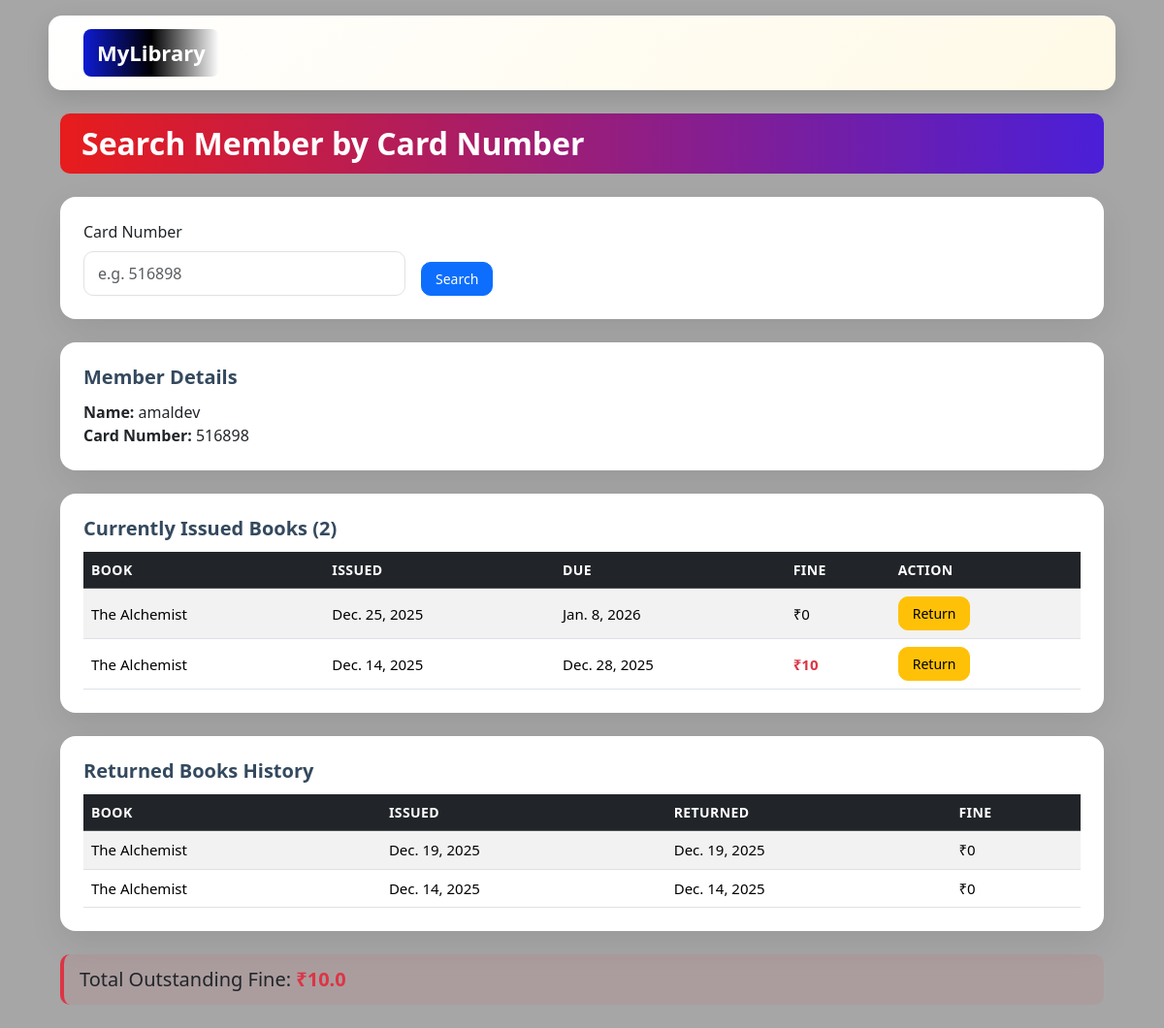
Screenshot of /search/?card=516898 with the database file from the repository.
### library_app/models.py (models this page shows, shortened)
class Profile(models.Model):
    full_name = models.CharField(max_length=150)
    card_number = models.CharField(max_length=10, unique=True, default=generate_card_number)

class Issue(models.Model):
    profile = models.ForeignKey(Profile, on_delete=models.CASCADE)
    book = models.ForeignKey(Book, on_delete=models.CASCADE)
    issue_date = models.DateField(auto_now_add=True)
    due_date = models.DateField(blank=True, null=True)
    return_date = models.DateField(blank=True, null=True)
    returned = models.BooleanField(default=False)
    fine_amount = models.DecimalField(max_digits=8, decimal_places=2, default=0.00)
    @property
    def current_fine(self):
        if self.returned:
            return self.fine_amount
        today = date.today()
        overdue = (today - self.due_date).days
        return overdue * 5 if overdue > 0 else 0

class Book(models.Model):
    title = models.CharField(max_length=200)
    author = models.CharField(max_length=150)
    quantity = models.IntegerField(default=1)     # total copies
    available = models.IntegerField(default=1)    # available copies

### library_app/views.py (the view)
# urls.py: path("search/", views.search_card, name="search_card"),
def search_card(request):
    profile = None
    active_issues = []
    history = []
    total_outstanding = 0.0
    card = ""
    if "card" in request.GET:
        card = request.GET.get("card", "").strip()
    if request.method == "POST":
        card = request.POST.get("card_number", "").strip()
    if card:
        try:
            profile = Profile.objects.get(card_number=card)
        except Profile.DoesNotExist:
            messages.error(request, "Card number not found.")
            profile = None
        if profile:
            active_issues = Issue.objects.filter(profile=profile, returned=False).order_by('-issue_date')
            history = Issue.objects.filter(profile=profile, returned=True).order_by('-return_date')
            total_outstanding = sum(float(i.current_fine) for i in active_issues)
    return render(request, "library_app/search.html", {
        "profile": profile,
        "active_issues": active_issues,
        "history": history,
        "total_outstanding": total_outstanding,
    })

### library_app/templates/library_app/search.html (shortened to what this page needs)
{% extends 'library_app/base.html' %}
{% block content %}
<h3 class="mb-4 search-title">Search Member by Card Number</h3>
<div class="card p-4 mb-4 search-card">
  <form method="post" class="row g-3 align-items-end">
    <div class="col-md-4">
      <label class="form-label">Card Number</label>
      <input
        name="card_number"
        class="form-control"
        placeholder="e.g. 516898"
        required
      >
    </div>
    <div class="col-auto">
      <button class="btn btn-primary">
        Search
      </button>
    </div>
  </form>
</div>
{% if profile %}
<div class="card p-4 mb-4 search-card">
  <h5 class="section-title">Member Details</h5>
  <p class="mb-0">
    <strong>Name:</strong> {{ profile.full_name }}<br>
    <strong>Card Number:</strong> {{ profile.card_number }}
  </p>
</div>
<div class="card p-4 mb-4 search-card">
  <h5 class="section-title">
    Currently Issued Books ({{ active_issues|length }})
  </h5>
  {% if active_issues %}
    <table class="table table-striped align-middle">
      <thead class="table-dark">
        <tr>
          <th>Book</th>
          <th>Issued</th>
          <th>Due</th>
          <th>Fine</th>
          <th>Action</th>
        </tr>
      </thead>
      <tbody>
      {% for i in active_issues %}
        <tr>
          <td>{{ i.book.title }}</td>
          <td>{{ i.issue_date }}</td>
          <td>{{ i.due_date }}</td>
          <td>
            {% if i.current_fine > 0 %}
              <span class="fine">₹{{ i.current_fine }}</span>
            {% else %}
              ₹0
            {% endif %}
          </td>
          <td>
            <a
              class="btn btn-sm btn-warning"
              href="{% url 'return_book' i.id %}">
              Return
            </a>
          </td>
        </tr>
      {% endfor %}
      </tbody>
    </table>
  {% else %}
    <p class="text-muted mb-0">No active issued books.</p>
  {% endif %}
</div>
<div class="card p-4 mb-4 search-card">
  <h5 class="section-title">Returned Books History</h5>
  {% if history %}
    <table class="table table-striped align-middle">
      <thead class="table-dark">
        <tr>
          <th>Book</th>
          <th>Issued</th>
          <th>Returned</th>
          <th>Fine</th>
        </tr>
      </thead>
      <tbody>
      {% for h in history %}
        <tr>
          <td>{{ h.book.title }}</td>
          <td>{{ h.issue_date }}</td>
          <td>{{ h.return_date }}</td>
          <td>
            {% if h.fine_amount > 0 %}
              <span class="fine">₹{{ h.fine_amount }}</span>
            {% else %}
              ₹0
            {% endif %}
          </td>
        </tr>
      {% endfor %}
      </tbody>
    </table>
  {% else %}
    <p class="text-muted mb-0">No returned records.</p>
  {% endif %}
</div>
<div class="outstanding-box mb-4">
  <h5 class="mb-0">
    Total Outstanding Fine:
    <span class="fine">₹{{ total_outstanding }}</span>
  </h5>
</div>
{% endif %}
{% endblock %}

### library_app/templates/library_app/base.html (style rules this page uses)
body { min-height: 100vh; background-image: linear-gradient( rgba(0, 0, 0, 0.35), rgba(0, 0, 0, 0.35) ), url("https://images.unsplash.com/photo-1524995997946-a1c2e315a42f"); background-size: cover; background-position: center; background-attachment: fixed; }

### library_app/templates/library_app/search.html (style rules this page uses)
.search-title { font-size: 32px; font-weight: 700; color: #ffffff; background: linear-gradient(90deg, #e81c1c, #4a1fd8); padding: 12px 22px; border-radius: 10px; margin-bottom: 24px; }
.search-card { border-radius: 16px; border: none; background: #ffffff; box-shadow: 0 12px 35px rgba(0,0,0,0.08); }
.section-title { font-weight: 600; color: #34495e; margin-bottom: 12px; }
.form-control { border-radius: 10px; padding: 10px 14px; }
.btn-primary, .btn-warning { border-radius: 10px; padding: 6px 14px; font-size: 14px; }
.table { margin-bottom: 0; }
.table thead th { font-size: 14px; text-transform: uppercase; letter-spacing: 0.4px; }
.table tbody td { vertical-align: middle; font-size: 15px; }
.fine { font-weight: 600; color: #dc3545; }
.outstanding-box { background: rgba(220, 53, 69, 0.08); border-left: 4px solid #dc3545; padding: 14px 16px; border-radius: 10px; }

### rows the page displays
Profile: full_name "amaldev", card_number "516898"
Issue: book "The Alchemist", issue_date "Dec. 25, 2025", due_date "Jan. 8, 2026", returned "₹0"
Issue: book "The Alchemist", issue_date "Dec. 14, 2025", due_date "Dec. 28, 2025", current_fine "10"
Issue: book "The Alchemist", issue_date "Dec. 19, 2025", return_date "Dec. 19, 2025", fine_amount "₹0"
Issue: book "The Alchemist", issue_date "Dec. 14, 2025", return_date "Dec. 14, 2025", fine_amount "₹0"

### other values shown
{{ active_issues|length }} "2"
{{ total_outstanding }} "10.0"
